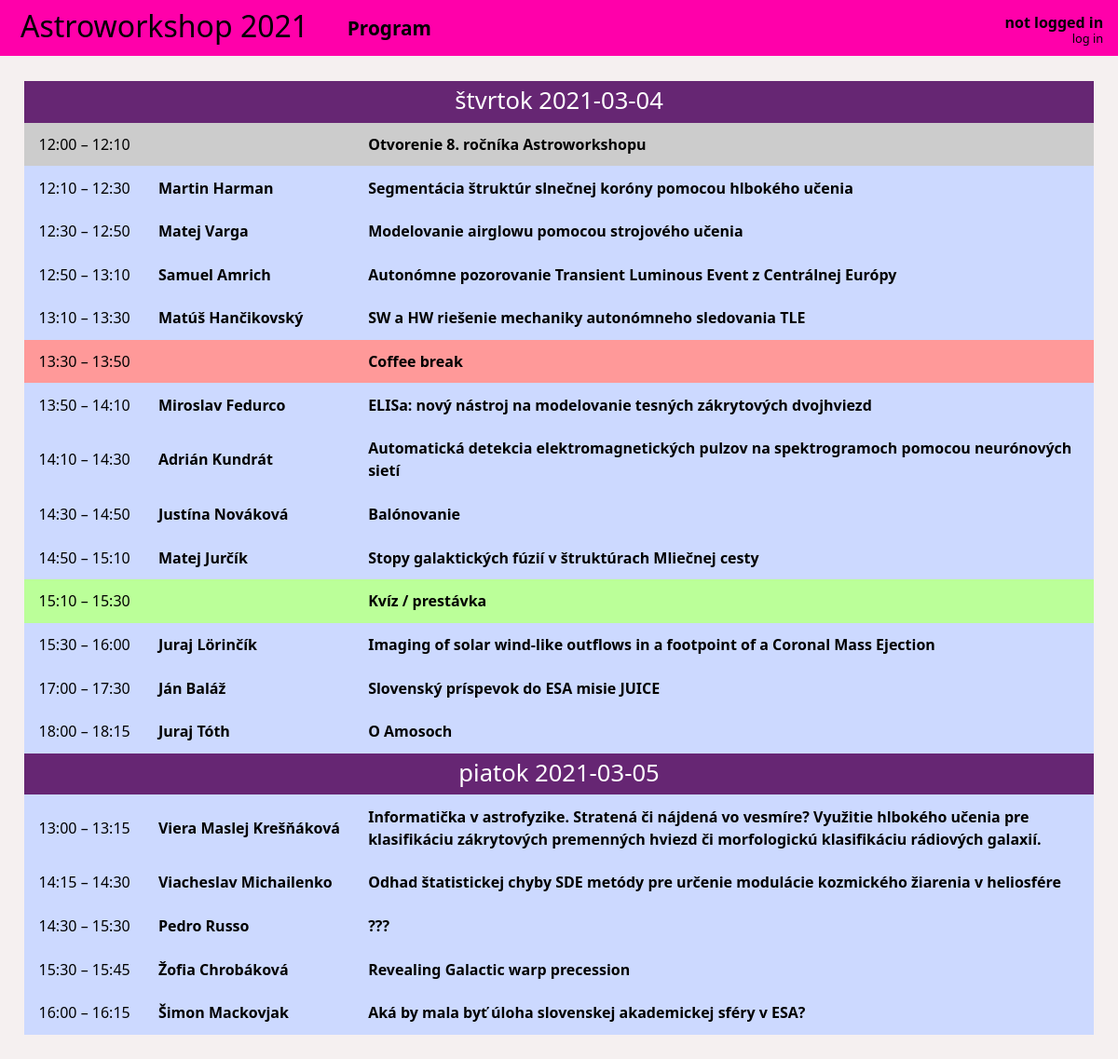
The page / on the database its author committed.
### core/models/slot.py (models this page shows, shortened)
class Slot(models.Model):
    class Meta:
        ordering = ['start']
    objects = SlotQuerySet.as_manager()
    CATEGORY_TALK = 'T'
    CATEGORY_WORKSHOP = 'W'
    CATEGORY_MEAL = 'M'
    CATEGORY_OTHER = 'O'
    CATEGORIES = [
        (CATEGORY_TALK, 'Prednáška'),
        (CATEGORY_WORKSHOP, 'Workshop'),
        (CATEGORY_MEAL, 'Jedlo'),
        (CATEGORY_OTHER, 'Ostatné'),
    ]
    title = models.CharField(null=True, blank=True, unique=True, max_length=256)
    abstract = models.TextField(null=True, blank=True, max_length=4096)
    start = models.DateTimeField(null=True, blank=True, unique=True)
    duration = models.PositiveIntegerField(null=False)
    person = models.ManyToManyField('Participant', related_name='people', blank=True)
    event = models.ForeignKey('Event', null=True, blank=True, on_delete=models.CASCADE)
    category = models.CharField(max_length=1, choices=CATEGORIES, default=CATEGORY_TALK)

### core/models/participant.py (models this page shows, shortened)
class Participant(AbstractUser):
    class Meta:
        ordering = ['last_name', 'first_name']
    affiliations = models.ManyToManyField('Institute', through='Affiliation')
    participations = models.ManyToManyField(
        'Event',
        through='Participation',
        through_fields=('person', 'event'),
    )

### core/views/talks.py (the view)
# urls.py: path('', talks.ProgrammeView.as_view(), name='default'),
class ProgrammeView(django.views.generic.ListView):
    model = Slot
    context_object_name = 'slots'
    template_name = 'core/programme.html'
    def get_queryset(self):
        return self.model.objects \
            .with_people() \
            .filter(event__code=self.kwargs.get('year', "2021")) \
            .annotate(
                date=TruncDay('start'),
            ) \
            .order_by('start')

### core/models/slot.py (called while the page is built)
    def with_people(self):
        return self.prefetch_related(
            Prefetch('person', to_attr='people')
        ).annotate(
            people_count=Count('person')
        )

### core/templatetags/astro.py (called while the page is built)
@register.filter(name='add_minutes')
def add_minutes(base, value):
    return base + datetime.timedelta(minutes=value)

### core/templates/core/programme.html (shortened to what this page needs)
{% extends 'core/base.html' %}
{% load astro tz %}
{% timezone "Europe/Moscow" %}
{% block page %}
    <table>
        {% regroup slots by date as slots_date %}
        {% for day, slots_day in slots_date %}
            <tr>
                <th class="day" colspan="4">{{ day|date:"l Y-m-d"|default:"zatiaľ nezaradené" }}</th>
            </tr>
            {% for slot in slots_day %}
                <tr class="category-{{ slot.category }}">
                    <td class="time">
                        {{ slot.start|timezone:"Europe/Bratislava"|time:"H:i" }}
                        {% if slot.start and slot.duration > 0 %}
                            &ndash;&nbsp;{{ slot.start|add_minutes:slot.duration|timezone:"Europe/Bratislava"|time:"H:i" }}
                        {% endif %}
                    </td>
                    <td class="person">
                        {% for person in slot.people %}
                            <a href="{% url 'account' person.username %}">{{ person.get_full_name }}</a>
                        {% endfor %}
                    </td>
                    <td class="title">
                        <a href="{% url 'slot' id=slot.id %}">{{ slot.title }}</a>
                    </td>
                </tr>
            {% endfor %}
        {% endfor %}
    </table>
{% endblock %}
{% endtimezone %}

### static/css/main.css (style rules this page uses)
html { width: 100%; font-family: "Segoe UI", "Verdana", sans-serif; padding: 0px; }
body { height: 100%; margin: 0px; }
table { width: 100%; background-color: hsl(0, 50%, 90%); border: 0px; }
table th.day { font-size: 160%; background-color: hsl(290, 50%, 30%); color: white; padding: 8px 0px 11px; border: 0px; }
table tr { padding: 0px 0px; }
table td { padding: 3mm 4mm; vertical-align: middle; line-height: 1.5; }
table td.time, table td.person { white-space: nowrap; }
table td.title { width: 10000px; }
table td a, table td a:visited { font-weight: 600; text-decoration: none; color: black; }
table tr.category-O { background-color: hsl(240, 0%, 80%); }
table tr.category-M { background-color: hsl(0, 100%, 80%); }
table tr.category-T { background-color: hsl(225, 100%, 90%); }
table tr.category-W { background-color: hsl(100, 100%, 80%); }

### rows shown on the page
Slot: start "12:00", start|add_minutes "12:10", title "Otvorenie 8. ročníka Astroworkshopu"
Slot: start "12:10", start|add_minutes "12:30", title "Segmentácia štruktúr slnečnej koróny pomocou hlbokého učenia"
Participant: get_full_name "Martin Harman"
Slot: start "12:30", start|add_minutes "12:50", title "Modelovanie airglowu pomocou strojového učenia"
Participant: get_full_name "Matej Varga"
Slot: start "12:50", start|add_minutes "13:10", title "Autonómne pozorovanie Transient Luminous Event z Centrálnej Európy"
Participant: get_full_name "Samuel Amrich"
Slot: start "13:10", start|add_minutes "13:30", title "SW a HW riešenie mechaniky autonómneho sledovania TLE"
Participant: get_full_name "Matúš Hančikovský"
Slot: start "13:30", start|add_minutes "13:50", title "Coffee break"
Slot: start "13:50", start|add_minutes "14:10", title "ELISa: nový nástroj na modelovanie tesných zákrytových dvojhviezd"
Participant: get_full_name "Miroslav Fedurco"
Slot: start "14:10", start|add_minutes "14:30", title "Automatická detekcia elektromagnetických pulzov na spektrogramoch pomocou neurónových sietí"
Participant: get_full_name "Adrián Kundrát"
Slot: start "14:30", start|add_minutes "14:50", title "Balónovanie"
Participant: get_full_name "Justína Nováková"
Slot: start "14:50", start|add_minutes "15:10", title "Stopy galaktických fúzií v štruktúrach Mliečnej cesty"
Participant: get_full_name "Matej Jurčík"
Slot: start "15:10", start|add_minutes "15:30", title "Kvíz / prestávka"
Slot: start "15:30", start|add_minutes "16:00", title "Imaging of solar wind-like outflows in a footpoint of a Coronal Mass Ejection"
Participant: get_full_name "Juraj Lörinčík"
Slot: start "17:00", start|add_minutes "17:30", title "Slovenský príspevok do ESA misie JUICE"
Participant: get_full_name "Ján Baláž"
Slot: start "18:00", start|add_minutes "18:15", title "O Amosoch"
Participant: get_full_name "Juraj Tóth"
Slot: day "piatok 2021-03-05", start "13:00", start|add_minutes "13:15", title "Informatička v astrofyzike. Stratená či nájdená vo vesmíre? Využitie hlbokého učenia pre klasifikáciu zákrytových premenných hviezd či morfologickú klasifikáciu rádiových galaxií."
Participant: get_full_name "Viera Maslej Krešňáková"
Slot: start "14:15", start|add_minutes "14:30", title "Odhad štatistickej chyby SDE metódy pre určenie modulácie kozmického žiarenia v heliosfére"
Participant: get_full_name "Viacheslav Michailenko"
Slot: start "14:30", start|add_minutes "15:30", title "???"
Participant: get_full_name "Pedro Russo"
Slot: start "15:30", start|add_minutes "15:45", title "Revealing Galactic warp precession"
Participant: get_full_name "Žofia Chrobáková"
Slot: start "16:00", start|add_minutes "16:15", title "Aká by mala byť úloha slovenskej akademickej sféry v ESA?"
Participant: get_full_name "Šimon Mackovjak"

### other values the page prints
{{ day|date:"l Y-m-d"|default:"zatiaľ nezaradené" }} "štvrtok 2021-03-04"
